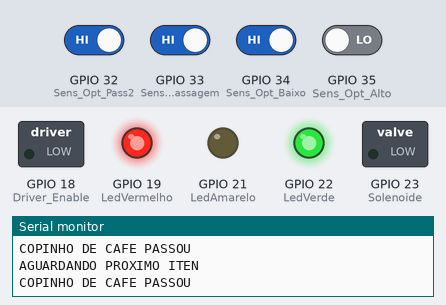
Recording of a program running on a simulated ESP32. Shown: switched loads named in the program (green lamp = pin HIGH), output pins drawn as LEDs (lit = HIGH), the last lines printed to the serial monitor. Dashed ring = blinking. The inputs (shaded band) are chosen by the test bench; at power-on: GPIO 32 (Sens_Opt_Pass2), GPIO 33 (Sens_Opt_Passagem), GPIO 34 (Sens_Opt_Baixo) HIGH, GPIO 35 (Sens_Opt_Alto) LOW.

Above: at 4.3 s.
4.4 s: GPIO 33 (Sens_Opt_Passagem) driven LOW
At 7.7 s:
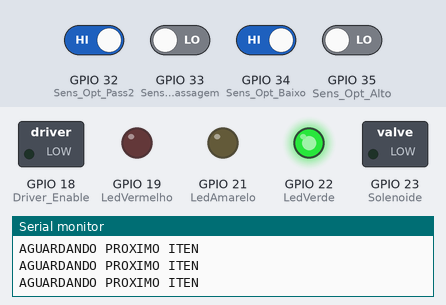
8.5 s: GPIO 35 (Sens_Opt_Alto) driven HIGH
At 10.1 s:
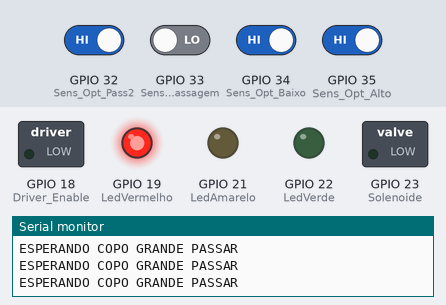
11.0 s: GPIO 32 (Sens_Opt_Pass2) driven LOW
At 11.4 s:
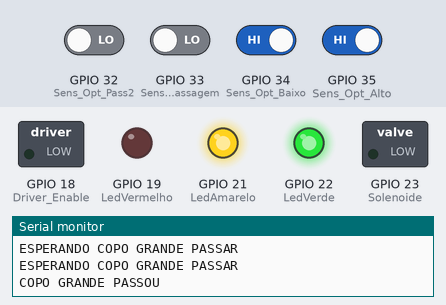
16.5 s: GPIO 34 (Sens_Opt_Baixo) driven LOW
At 20.8 s:
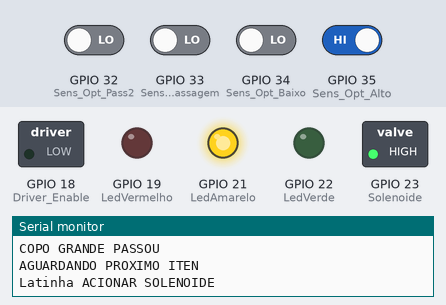
25.1 s: GPIO 34 (Sens_Opt_Baixo) driven HIGH
At 26.8 s:
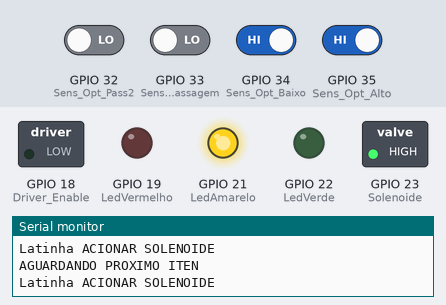
29.5 s: GPIO 32 (Sens_Opt_Pass2) driven HIGH
At 29.9 s:
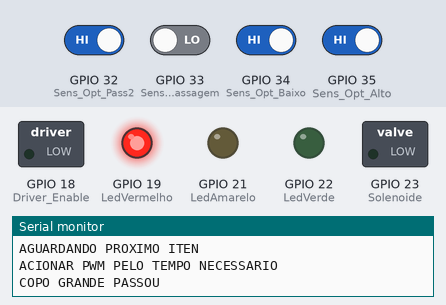
Timing chart, 0 to 32.5 s (numbered marks = the images above; inputs shaded):
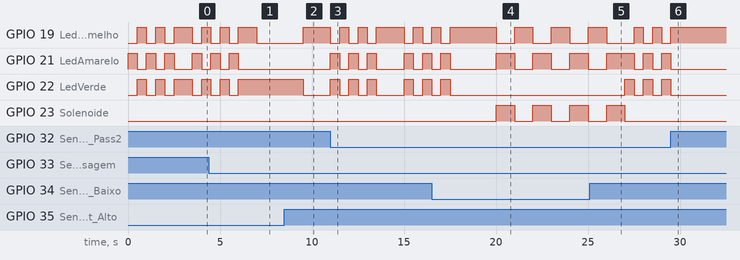

Measured:
- after the input at 4.4 s, GPIO 19 (LedVermelho): goes on until 7.0 s, then stays LOW; GPIO 21 (LedAmarelo): goes on until 6.0 s, then stays LOW; GPIO 22 (LedVerde): goes on until 6.0 s, then stays HIGH
- after the input at 8.5 s, GPIO 19 (LedVermelho): LOW → HIGH after 1.0 s; GPIO 22 (LedVerde): HIGH → LOW after 1.0 s
- after the input at 11.0 s, GPIO 19 (LedVermelho): HIGH → LOW at once, → HIGH 0.50 s later, → LOW 0.50 s later, → HIGH 0.50 s later, … (9 changes in this stretch); GPIO 21 (LedAmarelo), GPIO 22 (LedVerde): LOW → HIGH at once, → LOW 0.50 s later, → HIGH 0.50 s later, → LOW 0.50 s later, … (9 changes in this stretch)
- after the input at 16.5 s, GPIO 22 (LedVerde): goes on until 17.5 s, then stays LOW; GPIO 23 (Solenoide): alternates HIGH for 1.0 s and LOW for 1.0 s, starting after 3.5 s
- after the input at 25.1 s, GPIO 22 (LedVerde): alternates HIGH for 0.50 s and LOW for 0.50 s, starting after 1.9 s; GPIO 23 (Solenoide): goes on until 27.0 s, then stays LOW
- after the input at 29.5 s, GPIO 19 (LedVermelho): goes on until 29.5 s, then stays HIGH; GPIO 21 (LedAmarelo), GPIO 22 (LedVerde): goes on until 29.5 s, then stays LOW

The program:

main.cpp
```cpp
#include <Arduino.h>
#include <Ticker.h>
#include "ESP_FlexyStepper.h"
//PORTAS
//Atuadores OUT
#define Solenoide     23
#define Driver_Direct 4
#define Driver_Pulse  2
#define Driver_Enable 18
#define LedVerde      22
#define LedAmarelo    21
#define LedVermelho   19

//Sensores IN
#define Sens_Opt_Alto       35 //35  26
#define INV_O_ALTO          0  //0  1
#define Sens_Opt_Baixo      34 //34  25
#define INV_O_BAIXO         1  //1  1
#define Sens_Opt_Passagem   33 //33
#define INV_O_PASS          0  //0  1
#define Sens_Opt_Pass2      32 //Inverte sinal
#define INV_O_PASS2         1  //1  1
#define SETINPUT            INPUT
#define AT_SOLEN            1  //Ativar solenoide com sinal: ___
//Sesores e posição
/*
*  Laranja Difuso Alto       Copo comum
*  HW-201         Baixo      Lata
*  Azul Reflex    Passagem   Copinho pequeno
*  OPtco Par      Pass2      Copo comum
*/

#define ATIVO_S_Alto 1
#define ATIVO 0
#define tempoMinAtivo 100

// put function declarations here:
Ticker tkSec;
uint32_t timer1 = 0;
ESP_FlexyStepper stepper;
bool waitCopoGrande = false;

typedef struct
{
  uint32_t offtime_Opt_Alto;
  uint32_t start_time_Opto_Alto;
  bool Opt_Alto;
  bool timiInit_Opto_Alto;

  uint32_t Opt_Baixo_activo;
  uint32_t start_time_Opto_Baixo;
  bool Opt_Baixo;
  bool timiInit_Opto_Baixo;

  uint32_t Opt_Pass_activo;
  uint32_t start_time_Opto_Pass;
  bool Opt_Pass;
  bool timiInit_Opto_Pass;

  uint32_t Opt_Pass_activo2;
  uint32_t start_time_Opto_Pass2;
  bool Opt_Pass2;
  bool timiInit_Opto_Pass2;
} Sensores;

bool comparaTimer(uint32_t tickStart, uint32_t tempoTotal, bool x=0)
{
  uint64_t dif;
  if (tickStart > timer1)
  {
    dif = timer1 + tickStart;
  }
  else
  {
    dif = timer1 - tickStart;
  }
  if(!x) {
    if (dif > tempoTotal)
    {
      return true;
    }
    else
    {
      return false;
    }
  } else {
    if (dif > uint32_t(tempoTotal/2))
    {
      return true;
    }
    else
    {
      return false;
    }
  }
  return false;
}

void verificandoIndiv(uint16_t PORTA, uint32_t &offTime, bool &estado, uint32_t &startTime, bool &timerInit, bool sign = 1)
{
  if (digitalRead(PORTA) == sign && !timerInit)
  {
    startTime = timer1;
    timerInit = true;
    offTime = 0;
  } else if (digitalRead(PORTA) != sign && timerInit) {
    if(offTime == 0) {
      offTime = timer1;
    }
    if(comparaTimer(offTime, tempoMinAtivo,1)){
      timerInit = false;
      estado = false;
      offTime = 0;
    }
  }
  if (timerInit) {
    if (digitalRead(PORTA) == sign)
    {
      offTime = 0;
      if (comparaTimer(startTime, tempoMinAtivo)) {
        estado = true;
      }
    }
  }
}

Sensores listaSens;

void verificandoestado() {
  //SENSOR OPTO NA POSICAO MAIS ALTA
  // SENSOR OPTO NA POSICAO MAIS BAIXA
  //verificandoIndiv(Sens_Opt_Baixo, listaSens.Opt_Baixo_activo, listaSens.Opt_Baixo, listaSens.start_time_Opto_Baixo, listaSens.timiInit_Opto_Baixo);
  // SENSOR OPTO PASSAGEM
  //verificandoIndiv(Sens_Opt_Passagem, listaSens.Opt_Pass_activo, listaSens.Opt_Pass, listaSens.start_time_Opto_Pass, listaSens.timiInit_Opto_Pass);
  // Sensor OPTO Passagem2
  //verificandoIndiv(Sens_Opt_Pass2, listaSens.Opt_Pass_activo2, listaSens.Opt_Pass2, listaSens.start_time_Opto_Pass2, listaSens.timiInit_Opto_Pass2,0);
  verificandoIndiv(Sens_Opt_Alto,listaSens.offtime_Opt_Alto,listaSens.Opt_Alto,listaSens.start_time_Opto_Alto,listaSens.timiInit_Opto_Alto);
  //listaSens.Opt_Alto = (INV_O_ALTO) ? !digitalRead(Sens_Opt_Alto) : digitalRead(Sens_Opt_Alto);
  listaSens.Opt_Baixo = (INV_O_BAIXO) ? !digitalRead(Sens_Opt_Baixo) : digitalRead(Sens_Opt_Baixo);
  listaSens.Opt_Pass = (INV_O_PASS) ? !digitalRead(Sens_Opt_Passagem) : digitalRead(Sens_Opt_Passagem);
  listaSens.Opt_Pass2 = (INV_O_PASS2) ? !digitalRead(Sens_Opt_Pass2) : digitalRead(Sens_Opt_Pass2);
  // Serial.print(listaSens.Opt_Alto);
  // Serial.print(" ");
  // Serial.print(listaSens.Opt_Baixo);
  // Serial.print(" ");
  // Serial.print(listaSens.Opt_Pass);
  // Serial.print(" ");
  // Serial.println(listaSens.Opt_Pass2);
}

void everySecond()
{
  timer1++;
}

void controleFarol(bool vermelho, bool amarelo, bool verde, uint8_t modo = 0) {
  if (modo == 0) {
    digitalWrite(LedVerde, verde);
    digitalWrite(LedAmarelo, amarelo);
    digitalWrite(LedVermelho, vermelho);
  }
  if (modo == 1) { //Piscar 3 vezes com delay de 500ms
    uint8_t x = 3;
    while(x--) {
      digitalWrite(LedVerde, verde);
      digitalWrite(LedAmarelo, amarelo);
      digitalWrite(LedVermelho, vermelho);
      delay(500);
      digitalWrite(LedVerde, !verde);
      digitalWrite(LedAmarelo, !amarelo);
      digitalWrite(LedVermelho, !vermelho);
      delay(500);
    }
  }
}

void setup() {
  // put your setup code here, to run once:
  Serial.begin(115200);
  tkSec.attach(0.01, everySecond); // conta +0,01 no timer a cada 10ms do clock

  stepper.connectToPins(Driver_Pulse,Driver_Direct);
  stepper.setSpeedInStepsPerSecond(18000);
  stepper.setAccelerationInStepsPerSecondPerSecond(100);
  stepper.setDecelerationInStepsPerSecondPerSecond(100);

  pinMode(Solenoide, OUTPUT);
  pinMode(LedVerde, OUTPUT);
  pinMode(LedAmarelo, OUTPUT);
  pinMode(LedVermelho, OUTPUT);
  pinMode(Driver_Enable, OUTPUT);

  pinMode(Sens_Opt_Alto, SETINPUT);
  pinMode(Sens_Opt_Baixo, SETINPUT);
  pinMode(Sens_Opt_Passagem, SETINPUT);
  pinMode(Sens_Opt_Pass2, SETINPUT);

  digitalWrite(Solenoide, !AT_SOLEN);
  digitalWrite(Driver_Enable, ATIVO);
}

#define DEBUG_S_MOTOR

void loop() {
  #ifdef CALIB
    digitalWrite(Driver_Enable, ATIVO);
    while(true) {
      verificandoestado();
      if(listaSens.Opt_Alto) {
        stepper.moveRelativeInSteps(-12000);
        Serial.println(1);
      }
      if(listaSens.Opt_Baixo) {
        stepper.moveRelativeInSteps(12000);
        Serial.println(0);
      }
      if(listaSens.Opt_Pass) {
        digitalWrite(Solenoide, AT_SOLEN);
        delay(500);
        digitalWrite(Solenoide, !AT_SOLEN);
        delay(100);
      }
    }
    return;
  #endif
  #ifdef TESTSENS
    verificandoestado();
    Serial.print(listaSens.Opt_Alto);
    Serial.print(" ");
    Serial.print(listaSens.Opt_Baixo);
    Serial.print(" ");
    Serial.print(listaSens.Opt_Pass);
    Serial.print(" ");
    Serial.println(listaSens.Opt_Pass2);
    return;
  #endif
  verificandoestado();
  if(listaSens.Opt_Alto && listaSens.Opt_Baixo) {
    //Latinha ACIONAR SOLENOIDE
    Serial.println("Latinha ACIONAR SOLENOIDE");
    controleFarol(1,0,0);
    delay(1000);
    controleFarol(0, 1, 0);
    digitalWrite(Solenoide, AT_SOLEN);
    delay(1000);
    digitalWrite(Solenoide, !AT_SOLEN);
    listaSens.Opt_Alto = 0;
  }
  if (listaSens.Opt_Alto && !listaSens.Opt_Baixo) {
    //ACIONAR PWM PELO TEMPO NECESSARIO PARA CHEGAR NO SEGUNDO BURACO
    Serial.println("ACIONAR PWM PELO TEMPO NECESSARIO");
    waitCopoGrande = true;
    controleFarol(1, 0, 0);
    //Acionar PWM
    #ifndef DEBUG_S_MOTOR
        stepper.moveRelativeInSteps(-12000);
    #endif
  }
  if (listaSens.Opt_Pass) {
    //COPINHO DE CAFÉ PASSOU
    Serial.println("COPINHO DE CAFE PASSOU");
    controleFarol(0, 1, 0, 1);
    delay(500);
    controleFarol(1, 0, 0);
  }
  if (waitCopoGrande) {
    while (!listaSens.Opt_Pass2)
    {
      // COPO GRANDE PASSOU
      Serial.println("ESPERANDO COPO GRANDE PASSAR");
      verificandoestado();
    }
    Serial.println("COPO GRANDE PASSOU");
    waitCopoGrande = false;
    #ifndef DEBUG_S_MOTOR
      stepper.moveRelativeInSteps(12000);
    #endif
    controleFarol(0, 1, 1, 1);
    delay(500);
    controleFarol(1, 0, 0);
    delay(500);
    controleFarol(0, 1, 0);
  }
  if(!(listaSens.Opt_Alto && listaSens.Opt_Baixo && listaSens.Opt_Pass)) {
    //NENHUM SENSOR ATIVO
    Serial.println("AGUARDANDO PROXIMO ITEN");
    controleFarol(0, 0, 1);
  }
}
```
